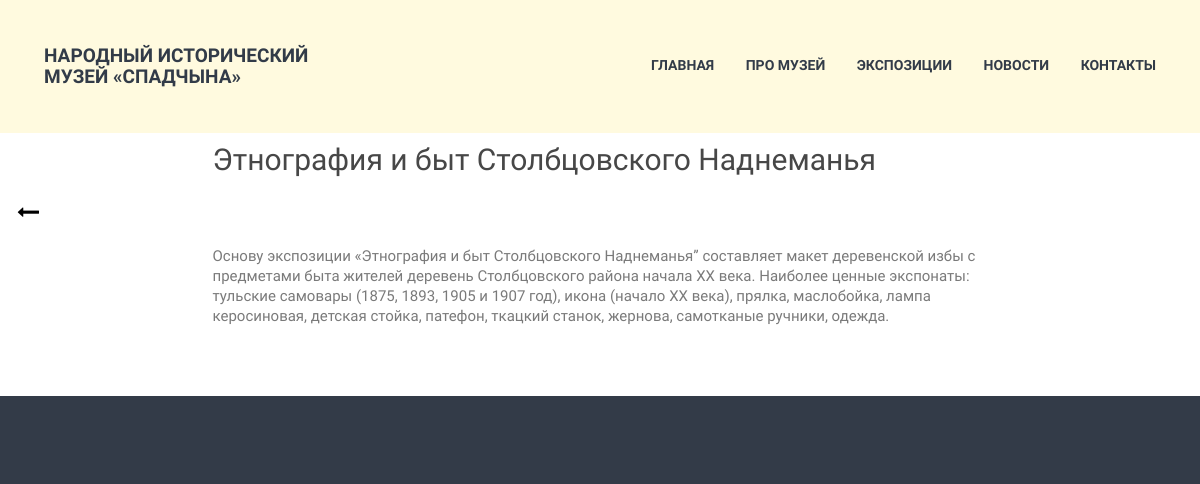
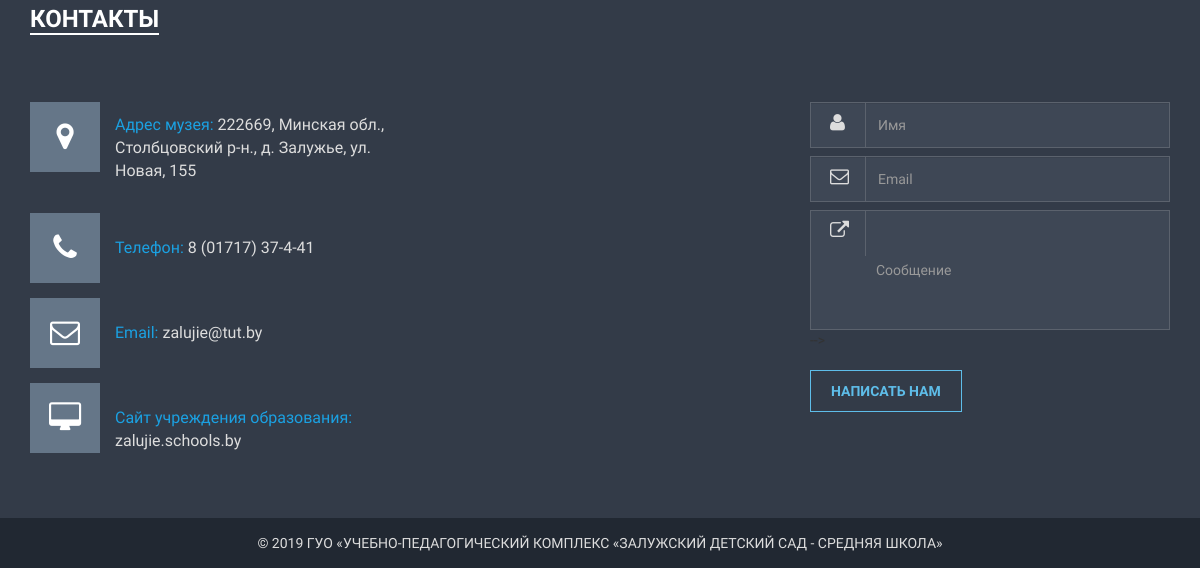
The app's page /exposition/1/, older data (2 pictures, top to bottom).
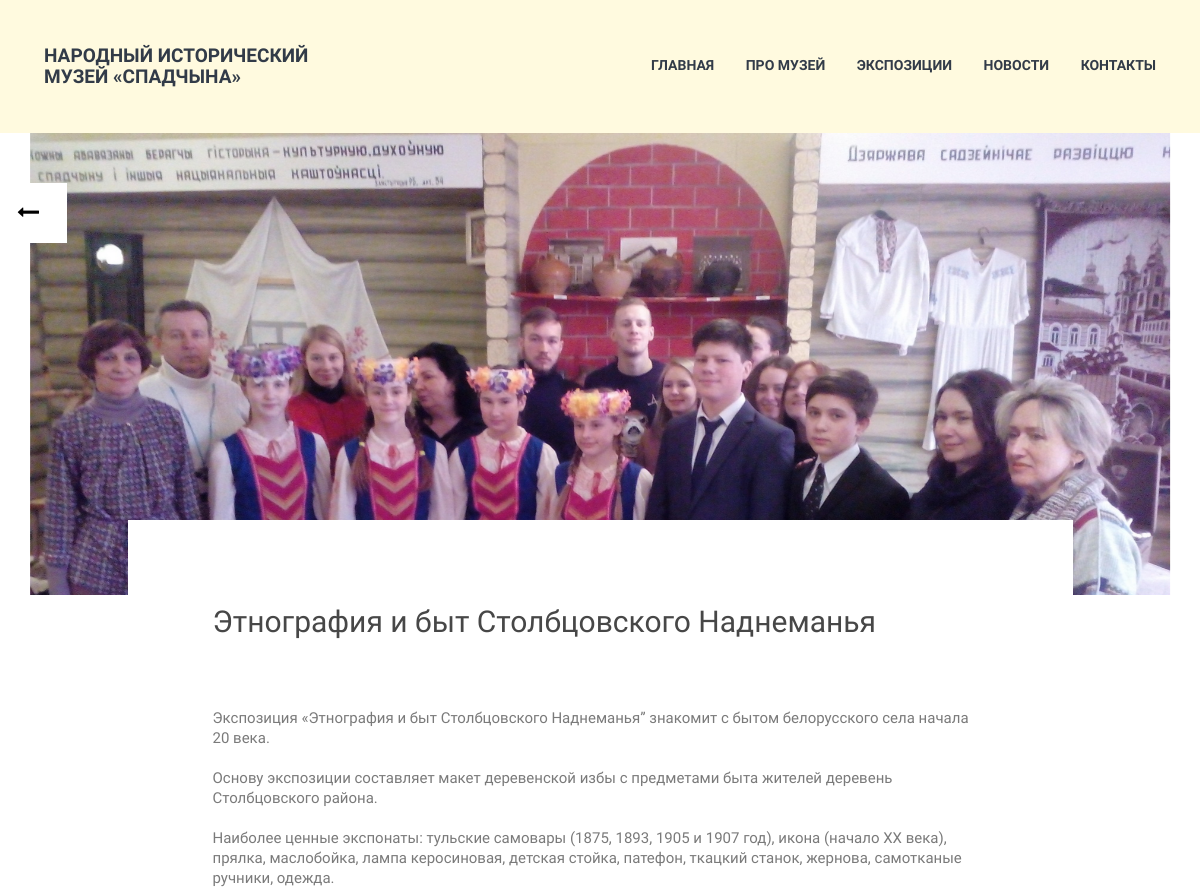
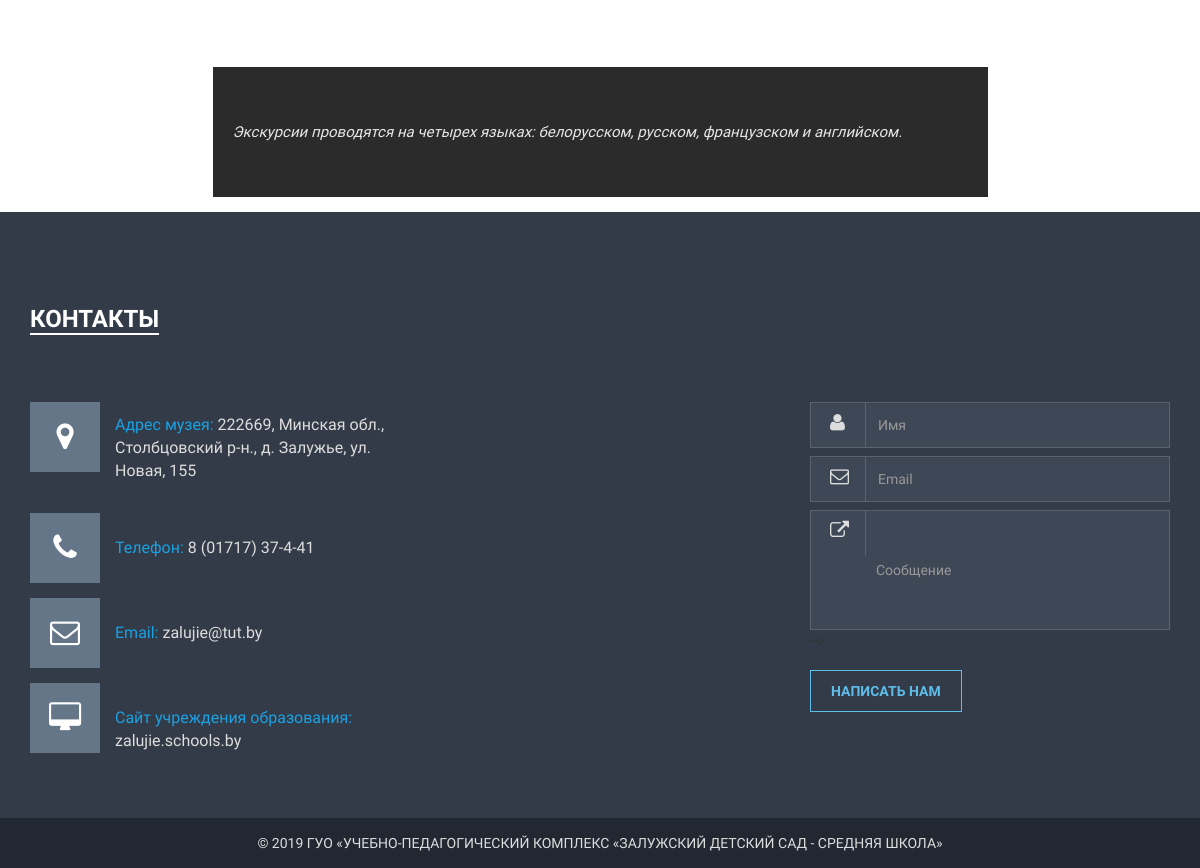
The same page, newer data (2 pictures, top to bottom).
### museum/models.py (models this page shows, shortened)
class Exposition(models.Model):
    title = models.CharField(max_length=200, verbose_name='Название экспозиции')
    subtitle = models.CharField(max_length=200, null=True, blank=True, verbose_name='Подназвание')
    description = models.TextField(verbose_name='Описание')
    add_text = models.TextField(null=True, blank=True, verbose_name='Дополнительный текст')
    photo = models.ImageField(upload_to='exp', default='exp.png', verbose_name='Превью фото')
    photo_alt = models.CharField(max_length=200, default='none', verbose_name='Описание фото')
    photo_title = models.CharField(max_length=200, default='none', verbose_name='Описание фото при наведении')
    class Meta:
        verbose_name = 'Экспозиция'
        verbose_name_plural = 'Экспозиции'

class Exposition_img(models.Model):
    exp = models.ForeignKey('Exposition', on_delete=models.CASCADE, verbose_name='Экспозиция')
    img = models.ImageField(upload_to='exp', default='exp.png', verbose_name='Фото')
    img_alt = models.CharField(max_length=200, default='none', verbose_name='Описание фото')
    img_title = models.CharField(max_length=200, default='none', verbose_name='Описание фото при наведении')
    class Meta:
        verbose_name = 'Фото экспозиции'
        verbose_name_plural = 'Фото экспозиции'

### museum/views.py (the view)
# urls.py: url(r'^exposition/(?P<pk>\d+)/$', views.exposition_detail, name='exposition_detail'),
def exposition_detail(request, pk):
    exposition = get_object_or_404(Exposition, pk=pk)
    exp_imgs = Exposition_img.objects.filter(exp=exposition.id)
    if request.method == "POST":
        form = MessageForm(request.POST)
        if form.is_valid():
            message = form.save(commit=False)
            message.save()
            return redirect('/feedback.html')
    else:
        form = MessageForm()
    return render(request, 'museum/exposition_detail.html', {
    'exposition': exposition,
    'exp_imgs': exp_imgs,
    'form': form})

### museum/forms.py
class MessageForm(forms.ModelForm):
    sender_name = forms.CharField(widget=forms.TextInput(attrs={
        'name':'name',
        'class':'form-control',
        'id':'name',
        'placeholder':'Имя'}))
    sender = forms.EmailField(widget=forms.TextInput(attrs={
        'name':'email',
        'class':'form-control',
        'id':'email',
        'placeholder':'Email'}))
    message = forms.CharField(widget=forms.TextInput(attrs={
        'name':'message',
        'class':'form-control',
        'id':'mes',
        'rows':'4',
        'placeholder':'Сообщение'}))
    class Meta:
        model = Message
        fields = ('sender_name', 'sender', 'message', 'reply')

### museum/templates/museum/exposition_detail.html (shortened to what this page needs)
{% extends 'museum/base.html' %}
{% load static %}
{% block content %}
    <div class="blog_slide">
			<div class="container">
				<div class="row">
					<div class="blog_slide_areas">
						<div class="single_blog_owl sblog1">
							{% for exp_img in exp_imgs %}
								<div class="col-md-12">
									<div class="blog_slide_item"><img src="{{ MEDIA_URL }}{{ exp_img.img }}" alt="" /></div>
								</div>
							{% endfor %}
						</div>
						<div class="back_home">
							<a href="/#expositions"><span><i class="fa fa-long-arrow-left"></i></span></a>
						</div>
					</div>
				</div>
			</div>
    </div>
	<div class="single_blog_area">
		<div class="container">
			<div class="row">
				<div class="col-md-1"></div>
				<div class="col-md-10">
					<div class="single_blog_page">
						<div class="single_blog_text">
							<div class="post_title">
								<h2>
									{{ exposition.title }}
								</h2>
							</div>
							<div class="blog_pra_text">
		    					<p>
                                    {{ exposition.description|linebreaksbr }}
								</p>
								{% if exposition.add_text %}
								<p class="pra_text_single">
									{{ exposition.add_text|linebreaksbr }}
								</p>
								{% endif %}
							</div>
						</div>
					</div>
				</div>
    		</div>
        </div>
	</div>
{% endblock %}
{% block footer %}
			<div class="col-sm-4 col-md-4 col-lg-4">
				<form method="post">{% csrf_token  %}
					<div class="contract_us">
						<div class="inputt input_change">
							<span class="message_icon"><i class="fa fa-user"></i></span>
							{{ form.sender_name }}
						</div>
						<div class="inputt input_change">
							<span class="message_icon"><i class="fa fa-envelope-o"></i></span>
							{{ form.sender }}
						</div>
						<div class="inputt">
							<span class="message_icon"><i class="fa fa-external-link"></i></span>
							{{ form.message }}
						</div> -->
						<div class="sunmite_button">
							<button type="submit" name="ok">Написать нам</button>
						</div>
					</div>
				</form>
			</div>
		</div>
	</div>
{% endblock %}

### museum/templates/museum/base.html (shortened to what this page needs)
{% load static %}
<!DOCTYPE html>
<html class="no-js" lang="ru">
    <head>
        <link rel="stylesheet" href="{% static 'css/bootstrap.min.css' %}">
		<link rel="stylesheet" href="{% static 'venobox/venobox.css' %}" type="text/css" media="screen" />
        <link rel="stylesheet" href="{% static 'css/owl.carousel.css' %}">
        <link rel="stylesheet" href="{% static 'css/owl.theme.css' %}">
        <link rel="stylesheet" href="{% static 'css/owl.transitions.css' %}">
        <link rel="stylesheet" href="{% static 'css/font-awesome.min.css' %}">
		<link rel="stylesheet" href="{% static 'css/nivo-slider.css' %}">
        <link rel="stylesheet" href="{% static 'css/animate.css' %}">
        <link rel="stylesheet" href="{% static 'css/normalize.css' %}">
        <link rel="stylesheet" href="{% static 'css/main.css' %}">
        <link rel="stylesheet" href="{% static 'css/style.css' %}">
        <link rel="stylesheet" href="{% static 'css/responsive.css' %}">
    </head>
    <body>
	<div class="nav_area" id="sticker">
		<div class="container">
			<div class="row">
				<div class="col-lg-4 col-md-4 col-sm-4 col-xs-4">
					<div class="logo"><a href="/">Народный исторический  музей «Спадчына»</a></div>
				</div>
				<div class="col-lg-8 col-md-8 col-sm-8 col-xs-8">
					<nav class="menu">
						<ul class="navid">
							<li><a href="/">Главная</a></li>
							<li><a href="/about">Про музей</a></li>
							<li><a href="/#expositions">Экспозиции</a></li>
							<li><a href="/news.html">Новости</a></li>
							<li><a href="#contact">Контакты</a></li>
						</ul>
					</nav>
				</div>
			</div>
		</div>
	</div>
	{% block content %}
	{% endblock %}
	<div class="footer_area ">
			<div class="container">
					<div class="row">
						<div class=" col-sm-12 col-md-12 col-lg-12">
							<div class="section_title service_color">
								<h2 class="title"><span>Контакты</span></h2>
							</div>
						</div>
					</div>
					<div class="row">
						<div class="col-sm-4 col-md-4 col-lg-4">
							<div class="single_address fix">
								<div class="address_icon"><span><i class="fa fa-map-marker"></i></span></div>
								<div class="address_text"><p><span>Адрес музея:</span> 222669, Минская обл., Столбцовский р-н., д. Залужье, ул. Новая, 155</p></div>
							</div>
							<div class="single_address fix">
								<div class="address_icon"><span><i class="fa fa-phone"></i></span></div>
								<div class="address_text"><p><span>Телефон:</span>  8 (01717) 37-4-41</p></div>
							</div>
							<div class="single_address fix">
								<div class="address_icon"><span><i class="fa fa-envelope-o"></i></span></div>
								<div class="address_text"><p><span>Email: </span> zalujie@tut.by</p></div>
							</div>
							<div class="single_address fix">
								<div class="address_icon"><span><i class="fa fa-desktop"></i></span></div>
								<div class="address_text"><p><span>Сайт учреждения образования:</span> <a href="https://zalujie.schools.by/" target="_blank">zalujie.schools.by</a></p></div>
							</div>
						</div>
						<div class="col-sm-4 col-md-4 col-lg-4">
							<div class="map">
									<div class="contact-map">
										<div id="googleMap">
										</div>
									</div>
							</div>
						</div>
	{% block footer %}
	{% endblock %}
	</div>
	<div class="footer_bottom_area" id="contact">
		<div class="container">
			<div class="row">
				<div class=" col-sm-12 col-md-12 col-lg-12">
					<div class="footer_text">
						<p>© 2019 ГУО «Учебно-педагогический комплекс «Залужский детский сад - средняя школа»</p>
					</div>
				</div>
			</div>
		</div>
	</div>
</body>
</html>

### museum/static/css/main.css (style rules this page uses)
html { color: #222; font-size: 1em; line-height: 1.4; }
audio, canvas, iframe, img, svg, video { vertical-align: middle; }

Row changes from the older to the newer data that the page shows:
added Exposition_img: img (picture)
changed Exposition "Этнография и быт Столбцовского Наднеманья": description "Основу экспозиции «Этнография и быт Столбцовского Наднеманья” составляет макет деревенской избы с предметами быта жителей деревень Столбцовского района начала ХХ века. Наиболее ценные экспонаты: тульские…" → "Экспозиция «Этнография и быт Столбцовского Наднеманья” знакомит с бытом белорусского села начала 20 века. Основу экспозиции составляет макет деревенской избы с предметами быта жителей деревень Столбцовского района. Наиболее ценные экспонаты: тульские…"; add_text (not shown) → "Экскурсии проводятся на четырех языках: белорусском, русском, французском и английском."
